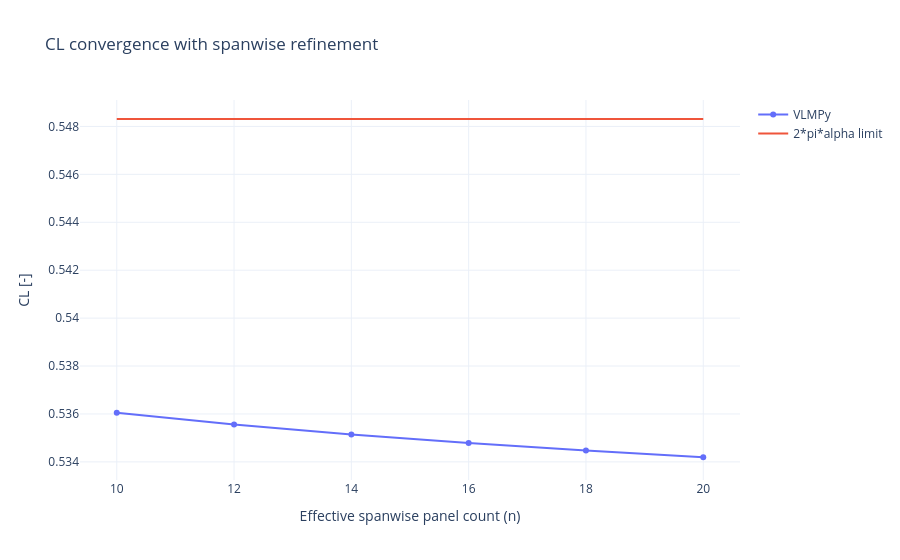

Notebook cell for this chart:
### Markdown cell above
### 7. Sensitivity of $C_L$ to Spanwise Refinement

To isolate spanwise discretization effects, I solve the case at $\alpha=5^\circ$ with `m=6` and six even values of `n`. I use even values because the discretization routine may automatically increase `n` and `m` when it cannot match the camber data to the panels. The cell reports and checks the effective values used by the solver. The $2\pi\alpha$ reference is a 2D limit, not the exact value for this finite wing.

### Code cell
import contextlib
import io
import sys
from pathlib import Path

import numpy as np
import plotly.graph_objects as go

current = Path.cwd()
while current != current.parent and not (current / 'src' / 'vlm').is_dir():
    current = current.parent
if not (current / 'src' / 'vlm').is_dir():
    raise RuntimeError('Could not locate the VLMPy repository root.')
sys.path.insert(0, str(current / 'src' / 'vlm'))

from lib.vlm import VLM

plane_mesh = {
    'wing_sections': [{
        'chord_root': 1.0, 'chord_tip': 1.0,
        'span_fraction': 100.0, 'sweep': 0.0, 'dihedral': 0.0,
        'NACA_root': '0106', 'NACA_tip': '0106',
    }]
}
n_values = [10, 12, 14, 16, 18, 20]
m_fixed = 6
cl_values = []
effective_n_values = []
effective_m_values = []
alpha_mesh = np.radians(5.0)

for requested_n in n_values:
    case = VLM(plane_mesh, 50.0, 1.225, alpha_mesh, 0.0, requested_n, m_fixed)
    captured = io.StringIO()
    with contextlib.redirect_stdout(captured):
        case.run_vlm()
    effective_n_values.append(case.n)
    effective_m_values.append(case.m)
    cl_values.append(float(case.CL))
    print(
        'Requested n={}, m={}; effective n={}, m={}: CL={:.6f}'.format(
            requested_n, m_fixed, case.n, case.m, case.CL
        )
    )

thin_airfoil_cl = 2.0 * np.pi * alpha_mesh
mesh_figure = go.Figure()
mesh_figure.add_trace(go.Scatter(
    x=effective_n_values, y=cl_values, mode='lines+markers', name='VLMPy',
))
mesh_figure.add_trace(go.Scatter(
    x=effective_n_values, y=[thin_airfoil_cl] * len(effective_n_values),
    mode='lines', name='2*pi*alpha limit',
))
mesh_figure.update_layout(
    title='CL convergence with spanwise refinement',
    xaxis_title='Effective spanwise panel count (n)',
    yaxis_title='CL [-]', template='plotly_white',
)
mesh_figure.show()
assert effective_n_values == n_values
assert effective_m_values == [m_fixed] * len(n_values)
assert np.isfinite(cl_values).all()
assert np.isfinite(thin_airfoil_cl)

### Figure 1 — Plotly figure (JSON) as saved in the notebook; plotly's stock layout.template omitted (floating-point values rounded to 4 significant figures)
{"data": [{"mode": "lines+markers", "name": "VLMPy", "type": "scatter", "x": [10, 12, 14, 16, 18, 20], "y": [0.536, 0.5356, 0.5351, 0.5348, 0.5345, 0.5342]}, {"mode": "lines", "name": "2*pi*alpha limit", "type": "scatter", "x": [10, 12, 14, 16, 18, 20], "y": [0.5483, 0.5483, 0.5483, 0.5483, 0.5483, 0.5483]}], "layout": {"title": {"text": "CL convergence with spanwise refinement"}, "xaxis": {"title": {"text": "Effective spanwise panel count (n)"}}, "yaxis": {"title": {"text": "CL [-]"}}}}
